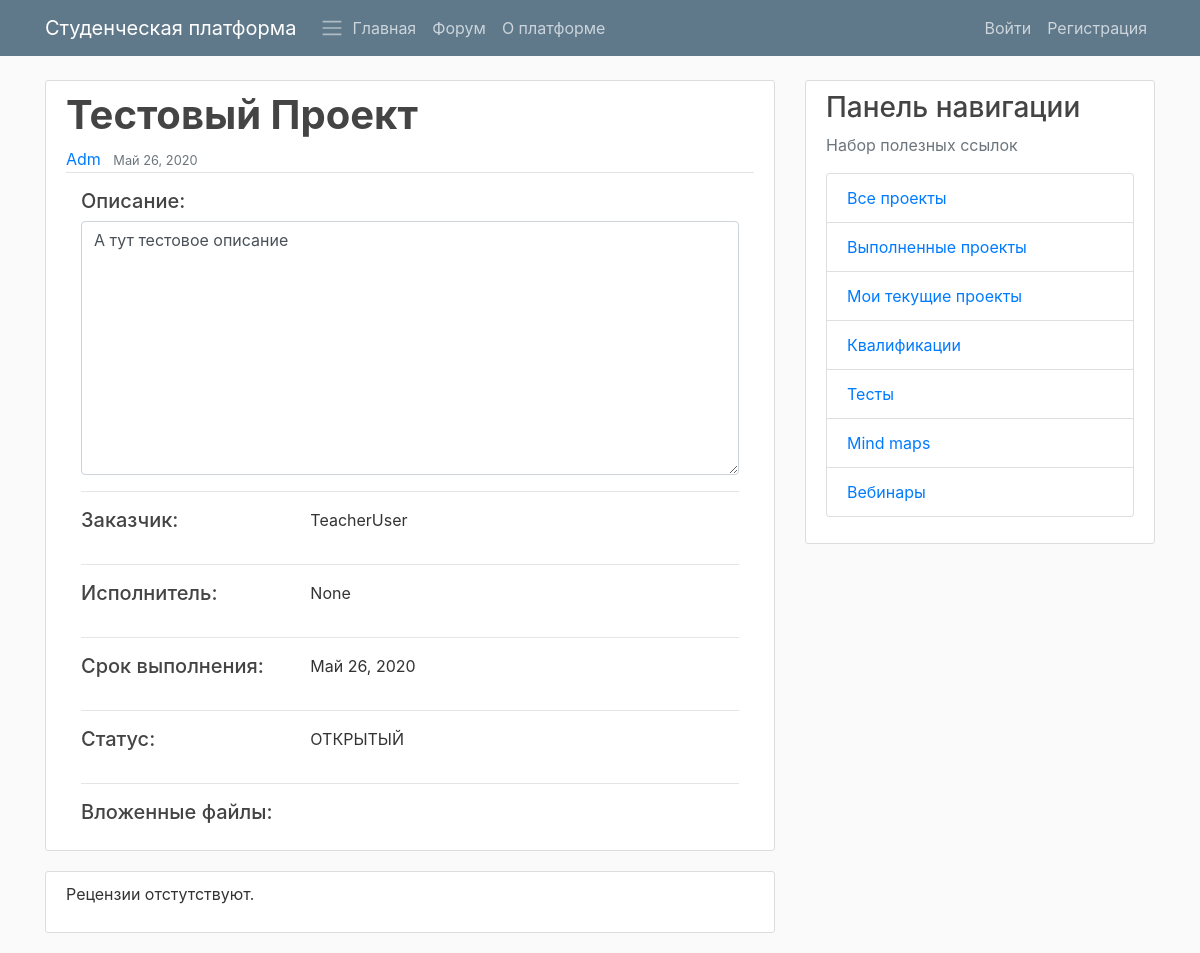
The app's page /platform/projects/2/, older data.
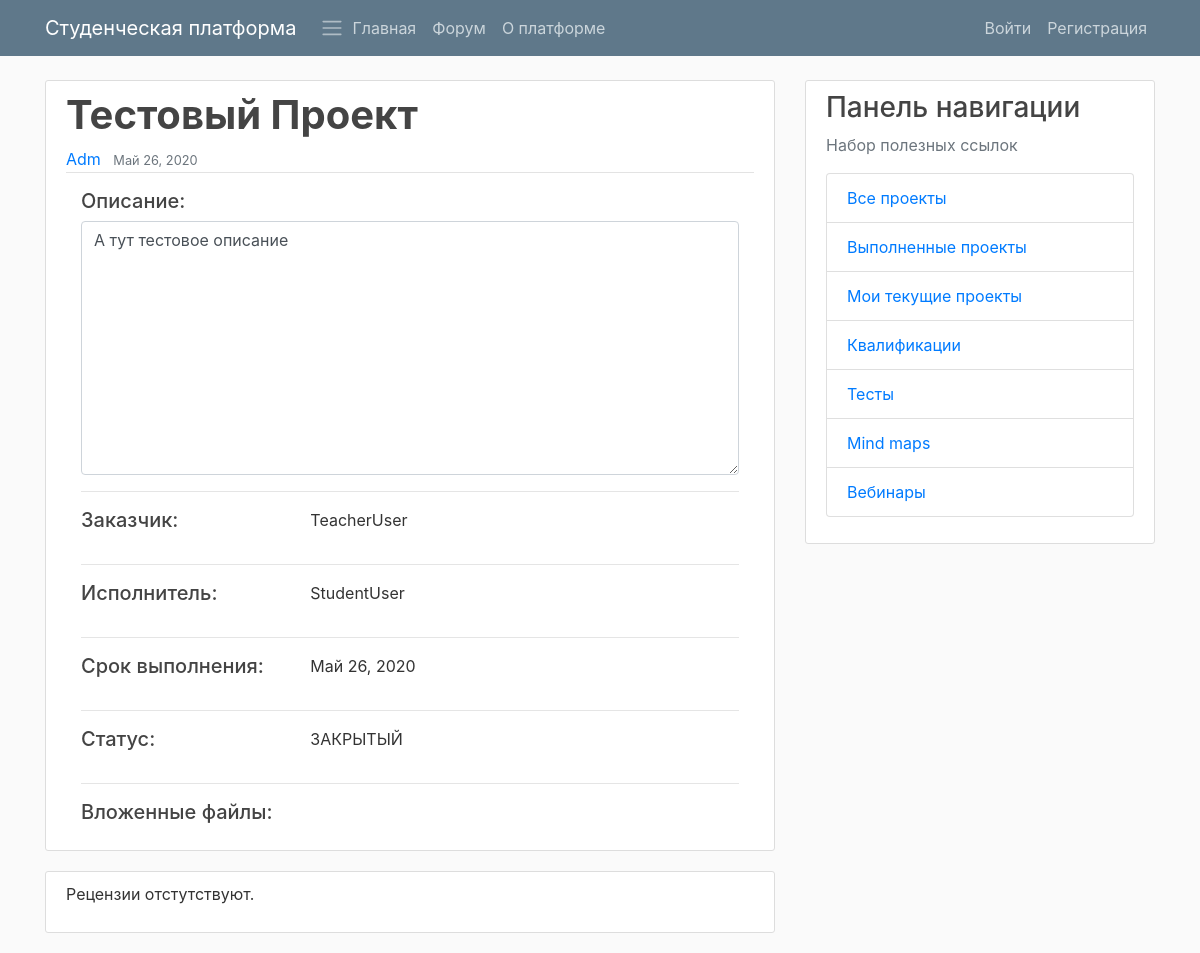
The same page, newer data.
### PlatformApp/models.py (models this page shows, shortened)
class StudyProject(models.Model):
    STATUS_READY = 'ЗАКРЫТЫЙ'
    STATUS_NOT_READY = 'ОТКРЫТЫЙ'
    STATUS_CHOISES = (
        (STATUS_READY, 'Закрытый'),
        (STATUS_NOT_READY, 'Открытый'),
    )
    title = models.CharField(max_length=100, verbose_name='Название')
    description = models.TextField(verbose_name='Описание', blank=True)
    customer = models.ForeignKey(
        User, on_delete=models.DO_NOTHING, related_name='project_customer', verbose_name='Заказчик', blank=True)
    executor = models.ForeignKey(
        User, on_delete=models.DO_NOTHING, null=True, related_name='project_executor', verbose_name='Исполнитель', blank=True)
    date_created = models.DateTimeField(
        default=timezone.now, verbose_name='Дата создания')
    date_deadline = models.DateTimeField(
        default=timezone.now, verbose_name='Срок выполения')
    author = models.ForeignKey(
        User, on_delete=models.DO_NOTHING, related_name='project_author', verbose_name='Создатель проекта')
    attached_file = models.FileField(
        upload_to='proj_files', null=True, verbose_name='Прикрепленные файлы', blank=True)
    status = models.CharField(
        max_length=100, choices=STATUS_CHOISES, default=STATUS_NOT_READY, verbose_name='Статус')

### PlatformApp/views.py (the view, shortened to what this page needs)
# urls.py: path('projects/<int:pk>/', platfrom_views.StudyProjectDetailView.as_view(), name='project-detail'),
class StudyProjectDetailView(FormMixin, DetailView):
    form_class = ProjectReviewForm
    model = StudyProject
    def get_context_data(self, **kwargs):
        context = super().get_context_data(**kwargs)
        context['reviews'] = Review.objects.filter(project=self.get_object())
        context["review_form"] = ProjectReviewForm()
        return context
    def get_initial(self):
        return ({'project-detail': self.get_object()})

### PlatformApp/forms.py
class ProjectReviewForm(forms.ModelForm):
    content = forms.CharField(widget=forms.Textarea, label='')
    class Meta:
        model = Review
        fields = ["content"]

### PlatformApp/templatetags/templatetagname.py (called while the page is built)
@register.filter(name='has_group')
def has_group(user, group_name):
    group = Group.objects.get(name=group_name)
    return True if group in user.groups.all() else False

### PlatformApp/templates/PlatformApp/studyproject_detail.html (shortened to what this page needs)
{% extends "PlatformApp/base.html" %}
{% load crispy_forms_tags %}
{% load templatetagname %}
{% block content %}
<article class="media content-section">
    <div class="media-body">
        <h1 class="text-capitalize font-weight-bold">{{ object.title }}</h1>
        <div class="article-metadata">
            <a class="mr-2" href="#">{{ object.author }}</a>
            <small class="text-muted">{{ object.date_created|date:"F d, Y" }}</small>
        </div>
        <div class="container">
            <h5 class="mt-3">Описание:</h5>
            <textarea class="form-control" rows="10">{{ object.description }}</textarea>
            <hr>
            <div class="row">
                <h5 class=" col-4">Заказчик:</h5>
                <p class="col">{{ object.customer }}</p>
            </div>
            <hr>
            <div class="row">
                <h5 class="col-4">Исполнитель:</h5>
                <p class="col">{{ object.executor }}</p>
            </div>
            <hr>
            <div class="row">
                <h5 class="col-4">Срок выполнения:</h5>
                <p class="col">{{ object.date_deadline|date:"F d, Y" }}</p>
            </div>
            <hr>
            <div class="row">
                <h5 class="col-4">Статус:</h5>
                <p class="col">{{ object.status }}</p>
            </div>
            <hr>
            <div class="mb-3">
                <h5>Вложенные файлы:</h5>
        </div>
    </div>
</div>
</article>
<div class="content-section">
    <section class="comments">
        {% for review in reviews %}
        <article class="comment">
            <div class="comment-body">
                <div class="text">
                    <p>{{ review.content }}</p>
                </div>
                <p class="attribution">
                    by
                    <a href="#">{{ review.author }}</a>
                    at {{ review.date_created }}
                </p>
            </div>
        </article>
        <hr class="mb-5">
        {% empty %}
        <p>Рецензии отстутствуют.</p>
        {% endfor %}
    </section>
</div>
{% endblock content %}

Row changes from the older to the newer data that the page shows:
changed StudyProject "Тестовый Проект": executor "None" → "StudentUser"; status "ОТКРЫТЫЙ" → "ЗАКРЫТЫЙ"
